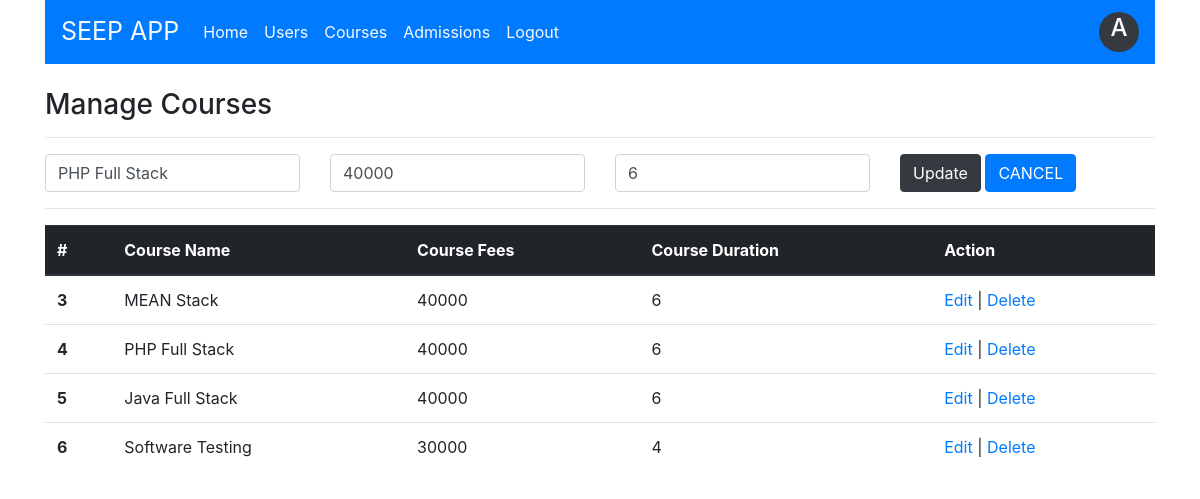
The app's page /courses.php?edit=4 (signed in) with its own data.
### tables this page shows
CREATE TABLE `course` (
  `course_id` int(11) NOT NULL,
  `course_name` varchar(50) NOT NULL,
  `course_fees` double NOT NULL,
  `course_duration` int(11) NOT NULL
);

### courses.php (the view, shortened to what this page needs)
<!DOCTYPE html>
<html>
<head>
    <link rel="stylesheet" href="css/style.css">
    <link rel="stylesheet" href="https://maxcdn.bootstrapcdn.com/bootstrap/4.0.0/css/bootstrap.min.css">
</head>
<body>
<?php
    include("include/dbconnection.php");
    $courseName="";
    $courseFees="";
    $courseDuration="";
    if(isset($_REQUEST['edit']))
    {
        $editId=$_REQUEST['edit'];
        $qry="SELECT * FROM course WHERE course_id='$editId'";
        $courseList=mysqli_query($con,$qry);
        $course=mysqli_fetch_assoc($courseList);
        $courseName=$course['course_name'];
        $courseFees=$course['course_fees'];
        $courseDuration=$course['course_duration'];
    }
?>
	<div class="container">
        <?php include("include/header.php");
        ?>
        <br>
        <section>
            <div class="row">
                <div class="col">
                    <h3>Manage Courses</h3>
                    <hr>
                    <form action="" method="post">
                        <div class="row">
                            <div class="col">
                            <input type="text" name="courseName" class="form-control" placeholder="Course Name" value="<?=$courseName?>" required>
                            </div>
                            <div class="col">
                                <input type="text" name="courseFees" class="form-control" placeholder="Fees" value="<?=$courseFees?>" required>
                            </div>
                            <div class="col">
                                <input type="text" name="courseDuration" class="form-control" placeholder="duration" value="<?=$courseDuration?>" required>
                            </div>
                            <div class="col">
                                <?php if(isset($_REQUEST['edit'])){ ?>
                                        <input type="submit" name="btnUpdateCourse" class="btn btn-dark" placeholder="duration" value="Update" required>
                                        <a href="courses.php" class="btn btn-primary"> CANCEL </a>
                                <?php } else{?>
                                    <input type="submit" name="btnAddCourse" class="btn btn-primary" placeholder="duration" value="Add" required>
                                <?php } ?>
                            </div>
                        </div>
                    </form>
                    <hr>
                    <table class="table">
                        <thead class="thead-dark">
                            <tr>
                            <th scope="col">#</th>
                            <th scope="col">Course Name</th>
                            <th scope="col">Course Fees</th>
                            <th scope="col">Course Duration</th>
                            <th scope="col">Action</th>
                            </tr>
                        </thead>
                        <tbody>
                            <?php
                                $qry="SELECT * FROM course";
                                $courseList = mysqli_query($con,$qry);
                                while($course=mysqli_fetch_assoc($courseList)){
                                ?>
                                <tr>
                                    <th><?=$course["course_id"]?></th>
                                    <td><?=$course['course_name']?></td>
                                    <td><?=$course['course_fees']?></td>
                                    <td><?=$course['course_duration']?></td>
                                    <td><a href="courses.php?edit=<?=$course["course_id"]?>">Edit</a> |
                                    <a href="courses.php?delete=<?=$course["course_id"]?>">Delete</a></td>
                                </tr>
                            <?php } ?>
                        </tbody>
                    </table>
                </div>
            </div>
        </section>
    </div>
</body>
</html>

### records on screen
course: courseName "PHP Full Stack", courseFees "40000", courseDuration "6", course_id "4", course_name "PHP Full Stack", course_fees "40000", course_duration "6"
course: course_id "3", course_name "MEAN Stack", course_fees "40000", course_duration "6"
course: course_id "5", course_name "Java Full Stack", course_fees "40000", course_duration "6"
course: course_id "6", course_name "Software Testing", course_fees "30000", course_duration "4"

### other values on screen
$username1 "A"
